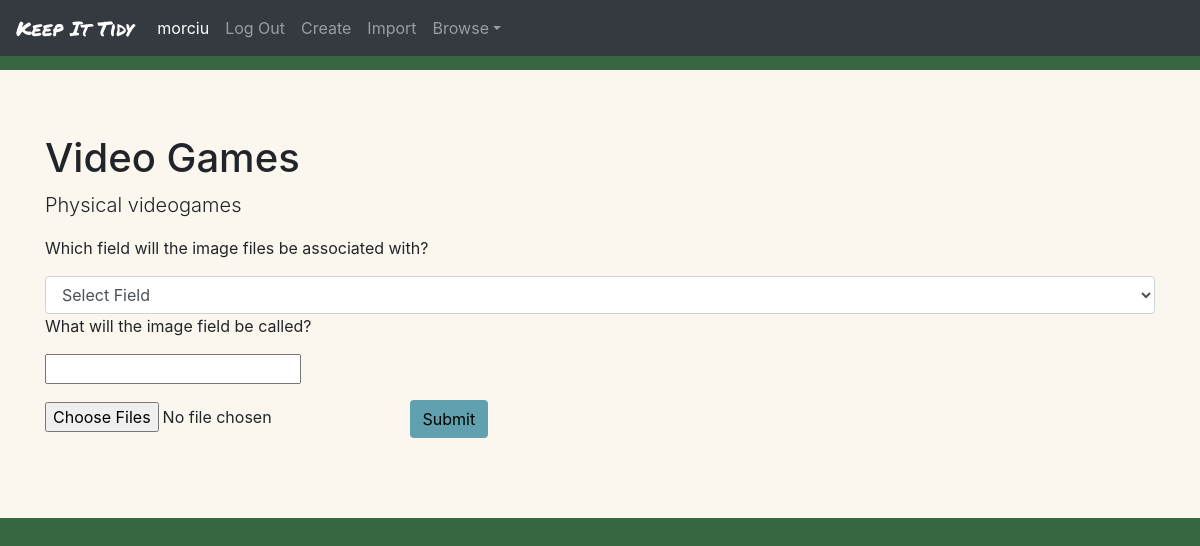
The page /upload_images/2 (signed in) on the database its author committed.
### KeepItTidy/models.py (models this page shows, shortened)
class User(AbstractUser):
	pass

class Collection(models.Model):
	user = models.ForeignKey(User, on_delete=models.CASCADE, related_name="collection")
	name = models.CharField(max_length=200)
	description = models.CharField(max_length=200)

### KeepItTidy/views.py (the view)
# urls.py: path("upload_images/<int:collection_id>", views.upload_images, name="upload_images"),
@login_required
def upload_images(request, collection_id):
	current_user = request.user
	collection = Collection.objects.get(id=collection_id)
	field_dict = FieldDict.objects.get(collection=collection)
	fields = FieldNameTypePair.objects.filter(dictionary=field_dict)
	if request.method == "POST":
		associated_field = request.POST['selectedField']
		image_field_name = request.POST['imageFieldName']
		print(associated_field)
		print(image_field_name)
		associated_field_obj = FieldNameTypePair.objects.get(field_name=associated_field)
		associated_field_type = associated_field_obj.field_type
		print(associated_field_type)
		if len(request.FILES) > 0:
			for i in request.FILES:
				for img_file in request.FILES.getlist(i):
					items = Item.objects.filter(collection=collection)
					collection_fields = FieldDict.objects.get(collection=collection)
					image_field = FieldNameTypePair.objects.filter(dictionary=collection_fields, field_type='image')
					print(image_field)
					if image_field.count() <= 0:
						print("FOUND IMAGE FIELD")
						name_type_pair = FieldNameTypePair(dictionary=collection_fields, field_name=image_field_name, field_type='image')
						name_type_pair.save()
					for item in items:
						old_imgs = ImageField.objects.filter(item=item)
						file_names = []
						for img in old_imgs:
							file_names.append(img.file_name())
						if old_imgs.count() <= 0 or img_file.name not in file_names:
							if associated_field == "name":
								entry = item.name
							elif associated_field_type == "number":
								entry = str(NumberField.objects.get(item=item, name=associated_field).number)
							elif associated_field == 'text':
								entry = TextField.objects.get(item=item, name=associated_field).text
							if img_file.name.split('.')[0] in entry or entry in img_file.name.split('.')[0]:
								new_img = ImageField(name=image_field_name, collection=collection, item=item, image=img_file)
								new_img.save()
						else:
							pass
		return render(request, "keepittidy/upload_images.html", {
				"user": current_user,
				"collection": collection,
				"fields": fields
				})
	else:
		return render(request, "keepittidy/upload_images.html", {
				"user": current_user,
				"collection": collection,
				"fields": fields
				})

### KeepItTidy/templates/keepittidy/upload_images.html (shortened to what this page needs)
{% extends "keepittidy/layout.html" %}
{% load static %}
{% block body %}
<div id="collection" class="jumbotron jumbotron-fluid">
	<div class="container">
		<h1 class="display-5">{{ collection.name }}</h1>
		<p class="lead">{{ collection.description }}</p>
	</div>
	<div class="container">
		<form action="{% url 'upload_images' collection.id %}" method="post" enctype="multipart/form-data">
			<div>
				<p>Which field will the image files be associated with?</p>
				<select class="form-control" name="selectedField" required>
        			<option selected="true" disabled="disabled" value="">Select Field</option>
		        </select>
		    </div>
		    <div>
		    	<p>What will the image field be called?</p>
        		<input type="text" name="imageFieldName" required>
		    </div>
			<input type="file" class="form-control-image {{field.field_type}}" name="{{field.field_name}} / {{field.field_type}}" multiple required>
		    <button type="submit" class="btn addButton">Submit</button>
		</form>
	</div>
</div>
{% endblock %}

### KeepItTidy/templates/keepittidy/layout.html (shortened to what this page needs)
{% load static %}
<!DOCTYPE html>
<html lang="en">
	<head>
		<link rel="stylesheet" href="https://cdn.jsdelivr.net/npm/bootstrap@4.6.0/dist/css/bootstrap.min.css">
		<link href="{% static 'KeepItTidy/styles.css' %}" rel="stylesheet">
	</head>
	<body>
		<nav class="navbar navbar-expand-md navbar-dark bg-dark fixed-top">
		  <a id="titleLogo" class="navbar-brand" href="{% url 'index' %}">Keep It Tidy</a>
		  {% if user.is_authenticated %}
		  <div class="navbar-collapse collapse" id="navbarDefault" style="">
		    <ul class="navbar-nav mr-auto">
		      <li class="nav-item active">
		        <a class="nav-link disabled">{{user.username}}<span class="sr-only">(current)</span></a>
		      </li>
		      <li class="nav-item">
		        <a class="nav-link" href="{% url 'logout' %}">Log Out</a>
		      </li>
		      <li class="nav-item">
		        <a class="nav-link" href="{% url 'create_collection' %}" tabindex="-1">Create
		        </a>
		      </li>
		      <li class="nav-item">
		        <a class="nav-link" href="{% url 'excel_import' %}" tabindex="-1">Import
		        </a>
		      </li>
		      <li class="nav-item dropdown" id="dropdown01">
		        <a class="nav-link dropdown-toggle" href="#" data-toggle="dropdown" aria-haspopup="true" aria-expanded="false">Browse</a>
		      </li>
		    </ul>
		  </div>
		  {% endif %}
		</nav>
	{% block body %}
	{% endblock %}
	</body>
</html>

### KeepItTidy/static/KeepItTidy/styles.css (style rules this page uses)
body { background-color: #386641; padding-top: 70px; }
.navbar { background-color: #6A994E; }
.btn { margin: 1em; }
#titleLogo { font-family: 'Permanent Marker', cursive; }
.jumbotron { background-color: #FBF7EF; }
.addButton { background-color: #61A0AF; color: black; }

### rows shown on the page
User: username "morciu"
Collection: name "Video Games", description "Physical videogames"
